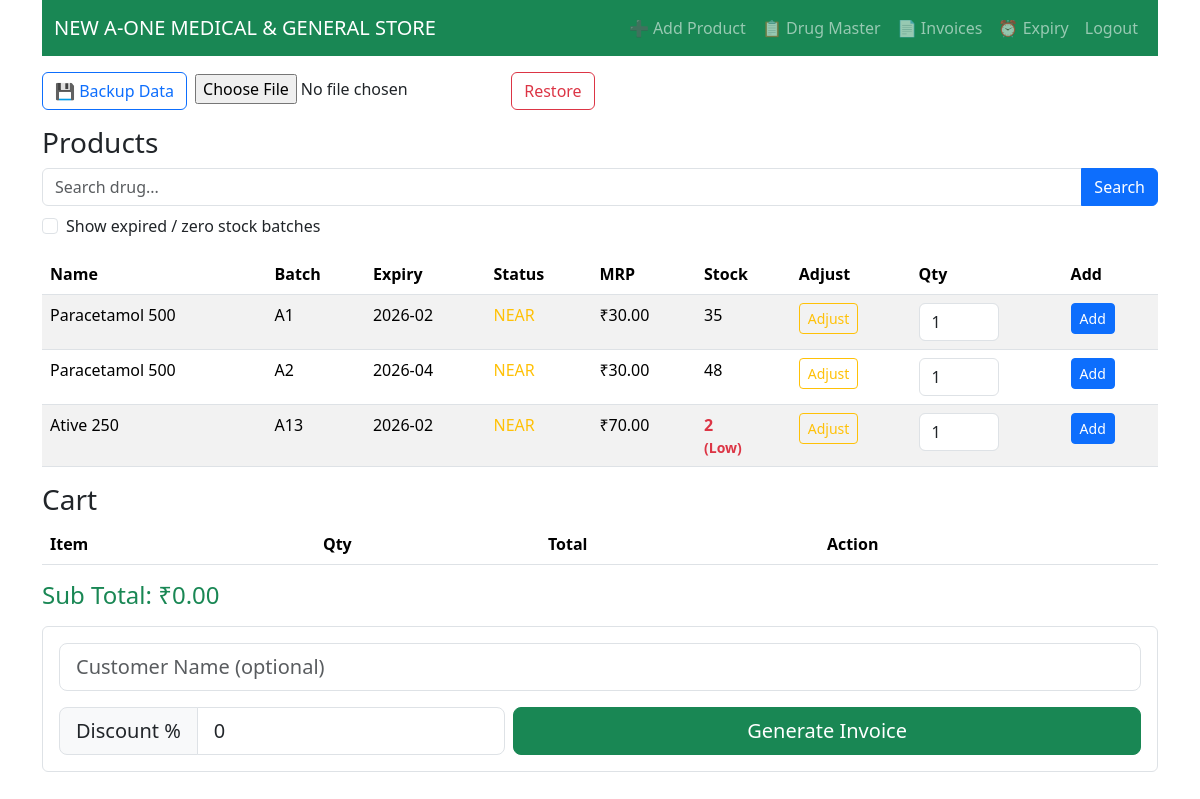
The page / (signed in) on the database its author committed.
### tables this page shows
CREATE TABLE products (
        id INTEGER PRIMARY KEY AUTOINCREMENT,
        drug_name TEXT,
        batch TEXT,
        expiry TEXT,
        mrp REAL,
        stock INTEGER
    , low_stock_limit INTEGER DEFAULT 5);

### app.py (the view)
    def wrap(*args, **kwargs):
        if "user" not in session:
            return redirect(url_for("login"))
        return f(*args, **kwargs)

### app.py (called while the page is built)
def get_db():
    con = sqlite3.connect(DB)
    con.row_factory = sqlite3.Row
    return con

def expiry_status(exp):
    try:
        if len(exp) == 7:
            exp_date = datetime.strptime(exp + "-01", "%Y-%m-%d").date()
        else:
            exp_date = datetime.strptime(exp, "%Y-%m-%d").date()
    except:
        return "UNKNOWN"
    days = (exp_date - date.today()).days
    if days < 0:
        return "EXPIRED"
    elif days <= 90:
        return "NEAR"
    return "OK"

def login_required(f):
    def wrap(*args, **kwargs):
        if "user" not in session:
            return redirect(url_for("login"))
        return f(*args, **kwargs)
    wrap.__name__ = f.__name__
    return wrap

### templates/index.html (shortened to what this page needs)
<!DOCTYPE html>
<html>
<head>
    <link href="https://cdn.jsdelivr.net/npm/bootstrap@5.3.3/dist/css/bootstrap.min.css" rel="stylesheet">
</head>
<body class="container">
<nav class="navbar navbar-expand-lg navbar-dark bg-success mb-3">
    <div class="container-fluid">
        <a class="navbar-brand" href="#">{{ shop.name }}</a>
        <div class="navbar-nav ms-auto">
            <a class="nav-link" href="/add_product">➕ Add Product</a>
            <a class="nav-link" href="/drug_master">📋 Drug Master</a>
            <a class="nav-link" href="/invoices">📄 Invoices</a>
            <a class="nav-link" href="/expiry_dashboard">⏰ Expiry</a>
            <a class="nav-link" href="/logout">Logout</a>
        </div>
    </div>
</nav>
<div class="mb-3 d-flex gap-2">
    <a href="/backup" class="btn btn-outline-primary">💾 Backup Data</a>
    <form method="post" action="/restore" enctype="multipart/form-data">
        <input type="file" name="backup" accept=".db" required>
        <button class="btn btn-outline-danger">Restore</button>
    </form>
</div>
<h3>Products</h3>
<form method="get" class="mb-3">
    <div class="input-group mb-2">
        <input name="q"
               class="form-control"
               placeholder="Search drug..."
               value="{{ q }}">
        <button class="btn btn-primary">Search</button>
    </div>
    <div class="form-check">
        <input class="form-check-input"
               type="checkbox"
               name="show_expired"
               value="1"
               id="showExpired"
               {% if request.args.get('show_expired') %}checked{% endif %}>
        <label class="form-check-label" for="showExpired">
            Show expired / zero stock batches
        </label>
    </div>
</form>
<table class="table table-striped">
<thead>
<tr>
    <th>Name</th>
    <th>Batch</th>
    <th>Expiry</th>
    <th>Status</th>
    <th>MRP</th>
    <th>Stock</th>
    <th>Adjust</th>
    <th>Qty</th>
    <th>Add</th>
</tr>
</thead>
<tbody>
{% for p in products %}
<tr>
    <td>{{ p.drug_name }}</td>
    <td>{{ p.batch }}</td>
    <td>{{ p.expiry }}</td>
    <td class="{% if expiry_status(p.expiry) == 'EXPIRED' %}text-danger
               {% elif expiry_status(p.expiry) == 'NEAR' %}text-warning
               {% else %}text-success{% endif %}">
        {{ expiry_status(p.expiry) }}
    </td>
    <td>₹{{ "%.2f"|format(p.mrp) }}</td>
    <td class="{% if p.stock <= p.low_stock_limit %}text-danger fw-bold{% endif %}">
        {{ p.stock }}
        {% if p.stock <= p.low_stock_limit %}
            <div class="small">(Low)</div>
        {% endif %}
    </td>
    <td>
        <a href="/adjust_stock/{{ p.id }}" class="btn btn-sm btn-outline-warning">
            Adjust
        </a>
    </td>
    <td>
        <input form="f{{ p.id }}"
               name="qty"
               type="number"
               min="1"
               max="{{ p.stock }}"
               value="1"
               class="form-control d-inline"
               style="width:80px;">
    </td>
    <td>
        <form id="f{{ p.id }}" method="post" action="/add_to_cart" class="d-inline">
            <button type="submit" class="btn btn-primary btn-sm">Add</button>
        </form>
    </td>
</tr>
{% endfor %}
</tbody>
</table>
<h3>Cart</h3>
<table class="table table-striped">
<thead>
<tr>
    <th>Item</th>
    <th>Qty</th>
    <th>Total</th>
    <th>Action</th>
</tr>
</thead>
</table>
<p class="h4 text-success mb-3">
    Sub Total: ₹{{ "%.2f"|format(subtotal) }}
</p>
<form method="post" action="/checkout" class="p-3 border rounded">
    <div class="mb-3">
        <input name="customer_name"
               class="form-control form-control-lg"
               placeholder="Customer Name (optional)">
    </div>
    <div class="row g-2 align-items-center">
        <div class="col-5">
            <div class="input-group input-group-lg">
                <span class="input-group-text">Discount %</span>
                <input name="discount" value="0" type="number"
                       min="0" max="100" class="form-control">
            </div>
        </div>
        <div class="col-7">
            <button class="btn btn-success btn-lg w-100">
                Generate Invoice
            </button>
        </div>
    </div>
</form>
</body>
</html>

### rows shown on the page
products: drug_name "Paracetamol 500", batch "A1", expiry "2026-02", expiry "NEAR", mrp "30.00", stock "35", qty "1"
products: drug_name "Paracetamol 500", batch "A2", expiry "2026-04", expiry "NEAR", mrp "30.00", stock "48"
products: drug_name "Ative 250", batch "A13", expiry "2026-02", expiry "NEAR", mrp "70.00", stock "2", low_stock_limit "(Low)"

### other values the page prints
{{ shop.name }} "NEW A-ONE MEDICAL & GENERAL STORE"
{{ "%.2f"|format(subtotal) }} "0.00"
